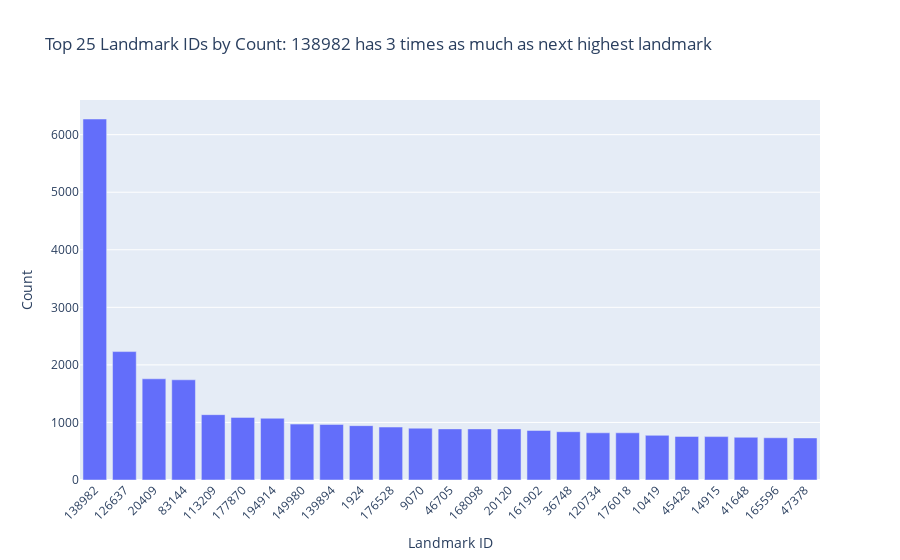

The notebook cell saved with this chart:
### Markdown cell above
There are 81313 unique landmarks in the dataset.

### Code cell
top25 = landmark_counts.head(25)
fig = px.bar(
    x=top25.index.astype(str),
    y=top25.values,
    labels={"x": "Landmark ID", "y": "Count"},
    title="Top 25 Landmark IDs by Count: 138982 has 3 times as much as next highest landmark",
)
fig.update_layout(xaxis_tickangle=-45)
fig.show()
fig.write_image("images/landmark_count.png", height=500, width=1200)

### Figure 1 — Plotly figure (JSON) as saved in the notebook; plotly's stock layout.template omitted (floating-point values rounded to 4 significant figures)
{"data": [{"hovertemplate": "Landmark ID=%{x}<br>Count=%{y}<extra></extra>", "legendgroup": "", "marker": {"color": "#636efa", "pattern": {"shape": ""}}, "name": "", "orientation": "v", "showlegend": false, "textposition": "auto", "x": ["138982", "126637", "20409", "83144", "113209", "177870", "194914", "149980", "139894", "1924", "176528", "9070", "46705", "168098", "20120", "161902", "36748", "120734", "176018", "10419", "45428", "14915", "41648", "165596", "47378"], "xaxis": "x", "y": [6272, 2231, 1758, 1741, 1135, 1088, 1073, 971, 966, 944, 920, 900, 888, 888, 888, 861, 839, 820, 820, 776, 757, 754, 742, 734, 731], "yaxis": "y", "type": "bar"}], "layout": {"xaxis": {"anchor": "y", "domain": [0.0, 1.0], "title": {"text": "Landmark ID"}, "tickangle": -45}, "yaxis": {"anchor": "x", "domain": [0.0, 1.0], "title": {"text": "Count"}}, "legend": {"tracegroupgap": 0}, "title": {"text": "Top 25 Landmark IDs by Count: 138982 has 3 times as much as next highest landmark"}, "barmode": "relative"}}
